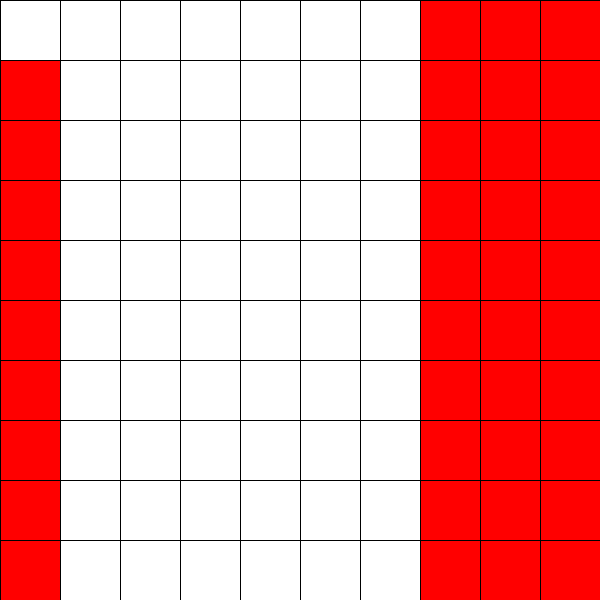
Frame 1 (no input)
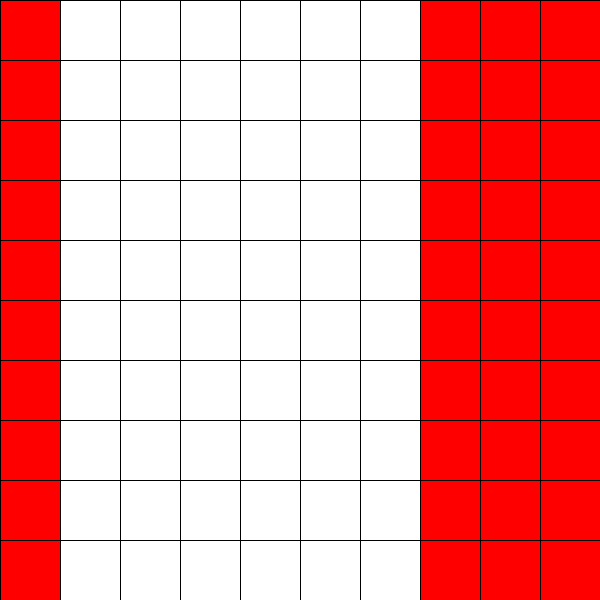
Frame 60 (the mouse pressed at the canvas centre just before this capture)
Frame 120 (the mouse held since frame 60 and released just before this capture): identical to frame 60, image omitted

The Processing sketch that drew these frames (run headless with seeded random() and noise(); from frame 60 on, the mouse is pressed at the canvas centre):

// Processing sketch: sketch_11
// ── sketch_11.pde
/*
this sketch draws a grid to the canvas 
using two 2D arrays. 

create a third 2D array that will be used 
to store color values for the grid. in 
the setup, use a conditional statement 
to set color values to red or white, according 
to the pattern in the example image.
*/


int rows = 10;
int columns = 10;
float w, h;
float[][] posX = new float[rows][columns];
float[][] posY = new float[rows][columns];
float[][] co = new float[rows][columns];

void setup() {
  size(600, 600);
  w = width/rows;
  h = height/columns;
  for(int r = 0; r < posX.length; r++){
    for(int c = 0; c < posX[0].length; c++){
      posX[r][c] = c * w;
      posY[r][c] = r * h;
    }
  }
  
  for (int r = 0; r < rows; r++) {
    for (int c = 0; c < columns; c++) {
      if (r > rows && c < columns/2) {
        co[r][c] = 0;
      } if(r < rows && c > columns/2){
        co[r][c] = 0;
      }else {
        co[r][c] = 255;
      }
    }
  }
  
  
  //for (int i = 0; i < posX.length; i++) {
  //  for (int j = 0; j < posX[0].length; j++) {
      
  //    if (i >= gridW/2 && j >= gridH/2) {
  //      isRed[i][j] = true;
  //    } else {
  //      isRed[i][j] = false;
  //    }
  //  }
  //}
  
}

void draw() {
  for(int r = 0; r < posX.length; r++){
    for(int c = 0; c < posX[0].length; c++){
      rect(posX[r][c], posY[r][c], w, h);
      fill(255,co[r][c],co[r][c]);
    }
  }
}
